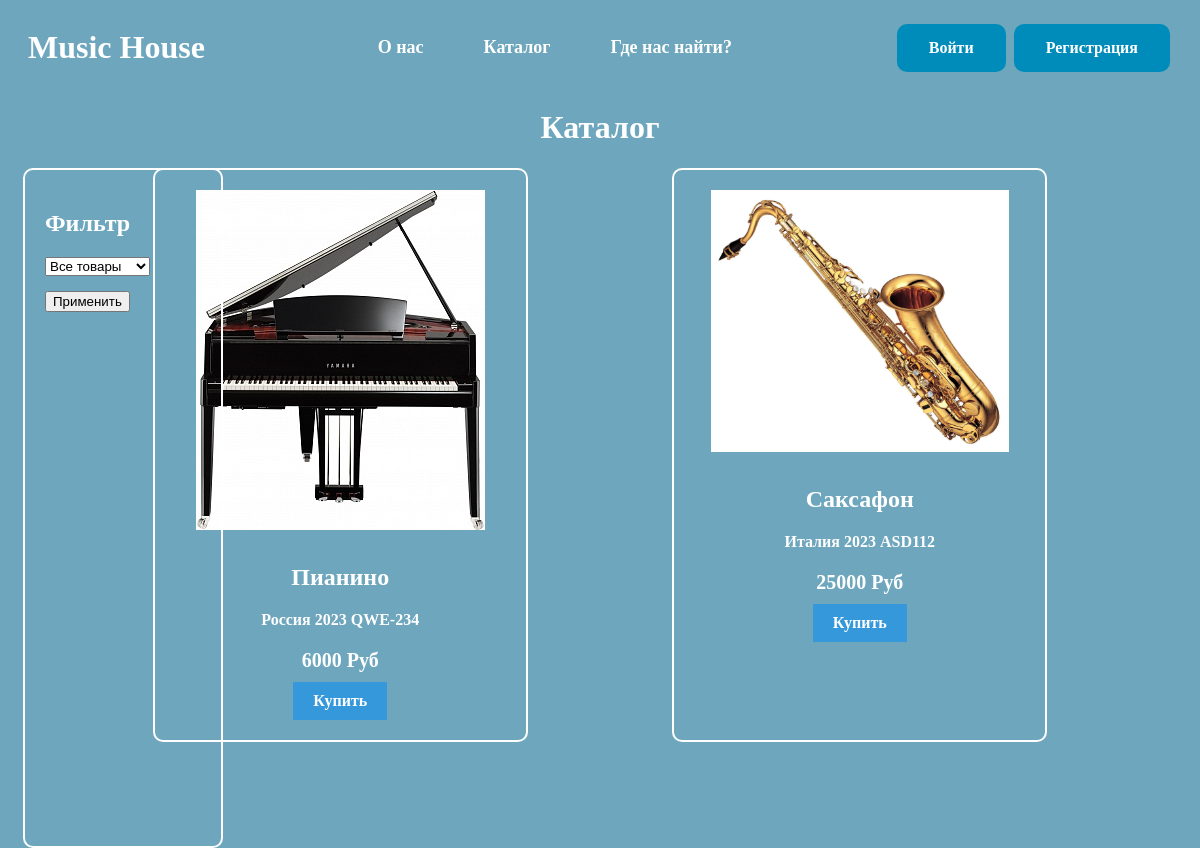
The page /catalog.php on the database as committed earlier.
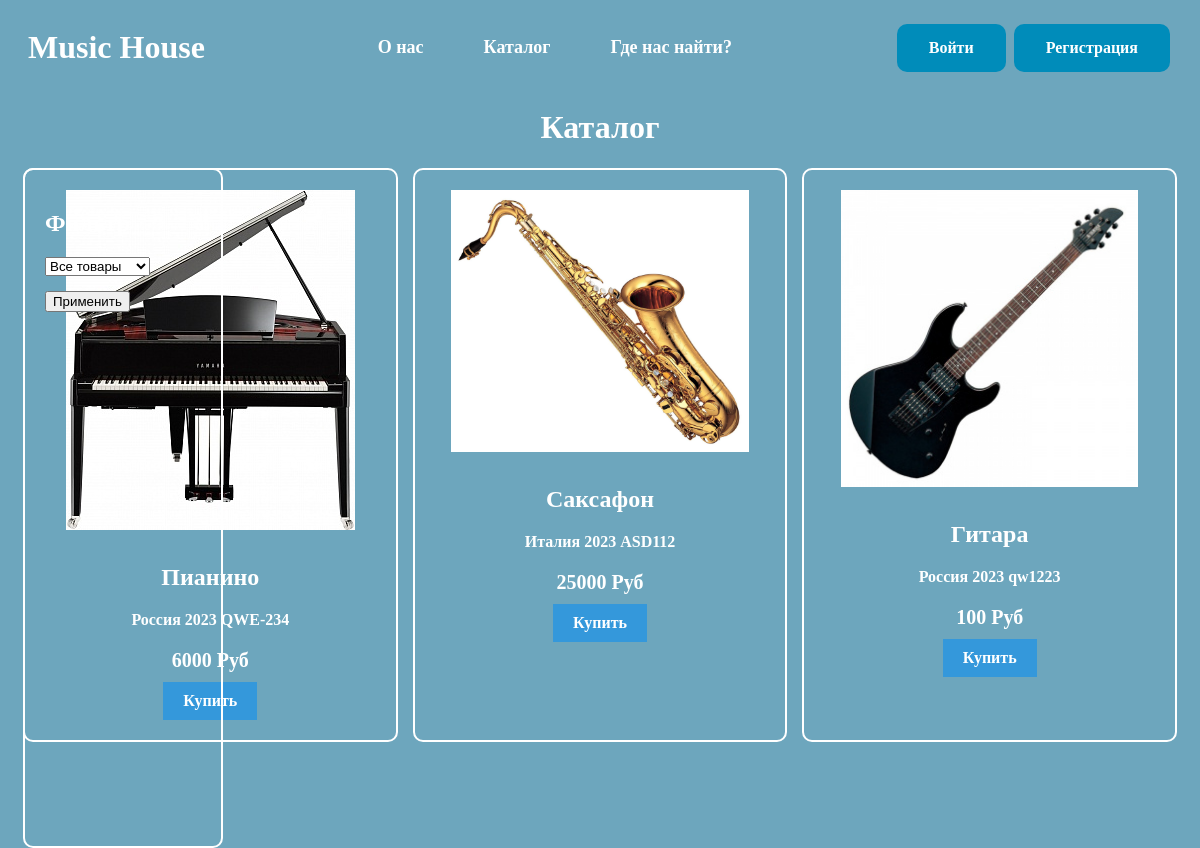
The same page on the database as committed later.
### tables this page shows
CREATE TABLE `tovar` (
  `id_tovar` int NOT NULL,
  `name_tovar` varchar(150) NOT NULL,
  `sale` varchar(250) NOT NULL,
  `photo` varchar(250) NOT NULL,
  `country` varchar(150) NOT NULL,
  `date_tovar` date NOT NULL,
  `model` varchar(150) NOT NULL,
  `category` int NOT NULL
);

### catalog.php (the view, shortened to what this page needs)
<?php
require_once "connect.php";
$query = "select * from tovar";
$result = mysqli_query($con, $query);
?>
<!DOCTYPE html>
<html lang="en">
<head>
  <link rel="stylesheet" href="style.css">
</head>
<body>
  <?php
  include("header.php");
  ?>
  <h1 style="font-family: Dewberry; text-align: center; color: white;">Каталог</h1>
  <div class="filters">
    <h2>Фильтр</h2>
    <form action="/catalog.php" method="post">
      <select name="category" id="category">
        <option value="0" selected disabled>Все товары</option>
      </select>
      <input type="submit" value="Применить">
    </form>
  </div>
  <div class="products">
    <?php
    while ($tovar = mysqli_fetch_array($result)) {
      $tovar['date_tovar'] = date('Y');
    ?>
      <div class="product">
        <img src="img/<?= $tovar['photo']; ?>" alt="Product 1">
        <h2><?= $tovar['name_tovar']; ?></h2>
        <p><? echo $tovar['country'] . " " . $tovar['date_tovar'] . " " .  $tovar['model']; ?></p>
        <span class="price"><?= $tovar['sale']; ?> Руб</span>
        <?php
        if (isset($_SESSION['role'])) {
        ?>
          <a href="?cartItem=<?= $tovar['id_tovar'] ?>"><button class="buy-button" name="addCart">Купить</button></a>
        <?php
        } else {
          echo "<a href='/registration.php'><button class='buy-button'>Купить</button></a>";
        }
        ?>
      </div>
    <?php
    }
    ?>
  </div>
</body>
</html>

Rows that differ between the two databases and show on the page:
added tovar: photo (picture), name_tovar "Гитара", country "Россия", date_tovar "2023", model "qw1223", sale "100"
